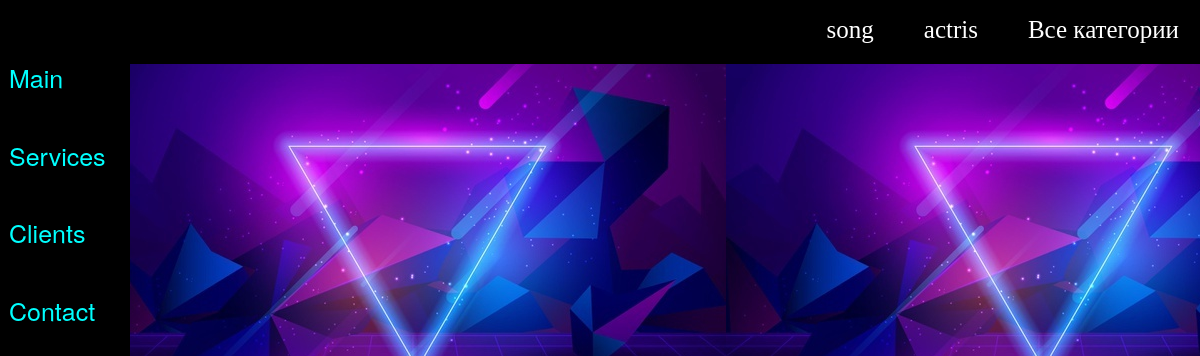
Before: /form/68/ with the older database file.
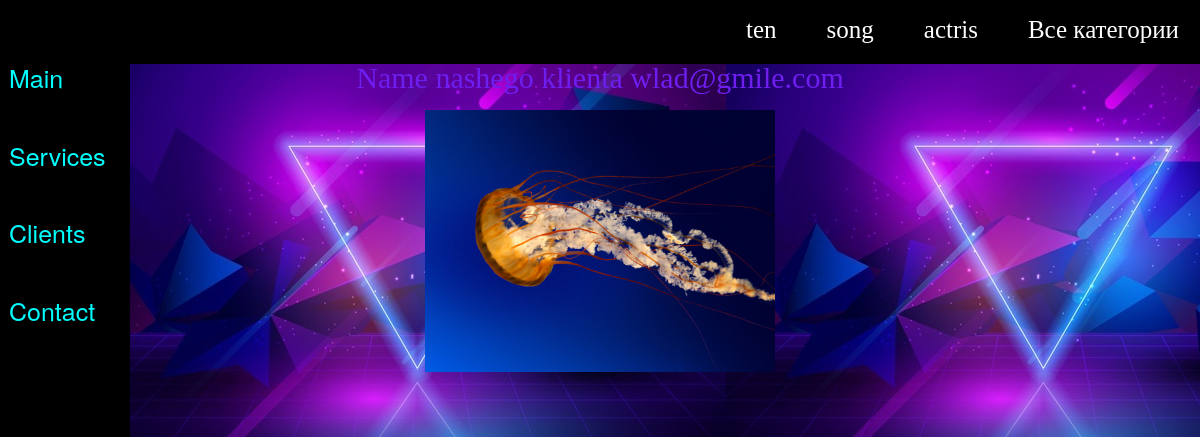
After: the same page with the newer database file.
### djamshut/models.py (models this page shows, shortened)
class Category(models.Model):
    name = models.CharField(max_length=100, db_index=True)
    def get_absolute_url(self):
        return reverse('category', kwargs={'cat_id': self.pk})

class Regis(models.Model):
    name = models.EmailField()
    password = models.CharField(max_length=256)
    category = models.ForeignKey('Category', on_delete=models.PROTECT, null=True)
    photo = models.ImageField(upload_to="photos/%Y/%m/%d/", verbose_name="Фото")

### djamshut/views.py (the view)
# urls.py: path('form/<int:form_id>/', views.name_id, name="form"),
def name_id(request, form_id):
    form = Regis.objects.filter(id=form_id)
    context = {
        'form': form,
        'form_id': form_id,
    }
    return render(request, 'djamshut/nameclient.html',context=context)

### djamshut/templatetags/regis_tags.py (called while the page is built)
@register.inclusion_tag('djamshut/list_cateories.html')
def show_categories(sort=None, cat_selected=0):
    if not sort:
        cats = Category.objects.all()
    else:
        cats = Category.objects.order_by(sort)
    return {"cats": cats, "cat_selected": cat_selected}

### djamshut/templates/djamshut/nameclient.html
{% extends 'djamshut/base.html'%}
{% block content %}
{% for i in form %}
<div>
    <form class="btn text-info">
        <p>Name nashego klienta {{i.name}}</p>
        <p><img src="{{i.photo.url}}" width="350" height=auto"></p>
    </form>
</div>
{% endfor%}}
{% endblock %}

### djamshut/templates/djamshut/list_cateories.html
{% for c in cats %}
	{% if c.pk == cat_selected %}
		<li class="selected">{{c.name}}</li>
	{% else %}
		<li><a href="{{ c.get_absolute_url }}">{{c.name}}</a></li>
	{% endif %}
{% endfor %}

Changed rows visible on the page:
added Category: name "ten"
added Regis: name "wlad@gmile.com", photo (picture)
